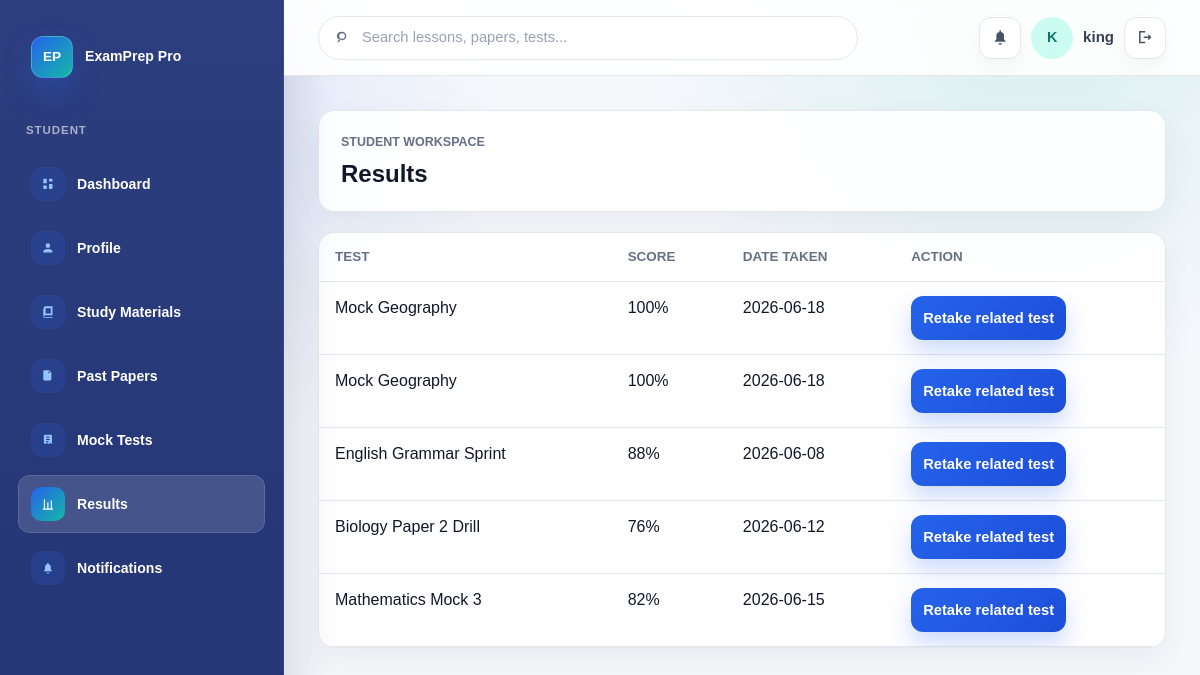
The page /student/results (signed in) on the database as committed earlier.
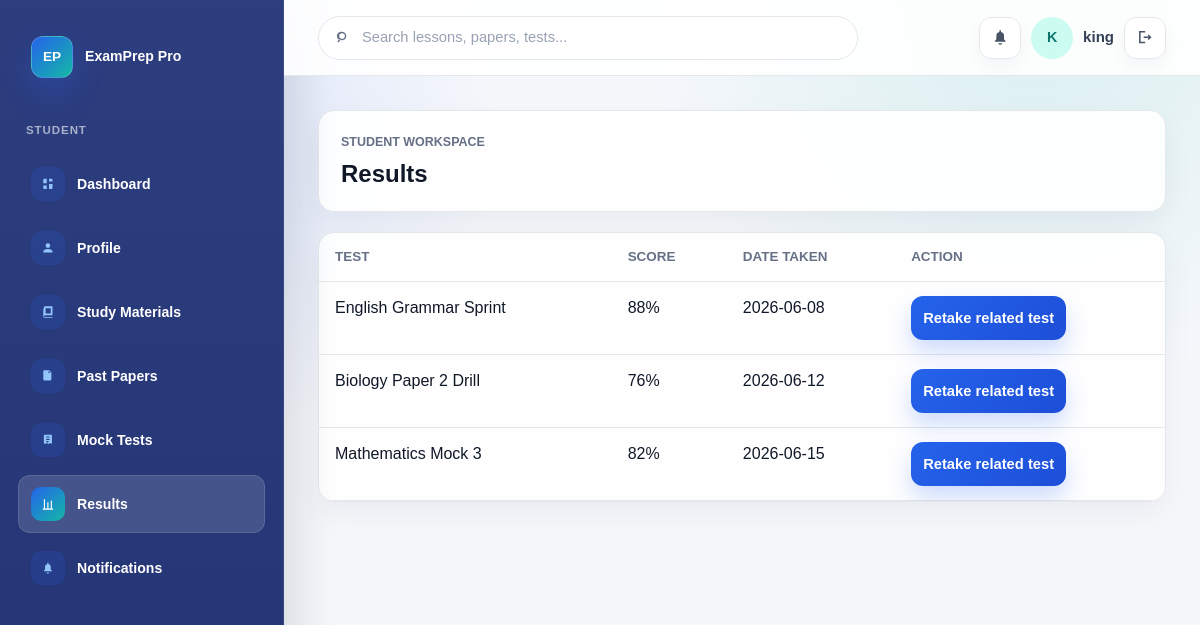
The same page on the database as committed later.
### tables this page shows
CREATE TABLE results (
            id INTEGER PRIMARY KEY AUTOINCREMENT,
            test TEXT NOT NULL,
            score TEXT DEFAULT '',
            date TEXT NOT NULL,
            time_spent TEXT DEFAULT '',
            remark TEXT DEFAULT ''
        , user_email TEXT DEFAULT '', subject TEXT DEFAULT '');

### app.py (the view)
@app.route("/student/results")
@login_required("student")
def student_results():
    return render_template("student/results.html", title="Results", results=RECENT_RESULTS)

### app.py (called while the page is built)
def get_db():
    if "db" not in g:
        g.db = sqlite3.connect(app.config["DATABASE"])
        g.db.row_factory = sqlite3.Row
        g.db.execute("PRAGMA foreign_keys = ON")
    return g.db

def db_all(sql, params=()):
    return get_db().execute(sql, params).fetchall()

def dashboard_for_role(role):
    return "admin_dashboard" if role == "admin" else "student_dashboard"

def login_required(role=None):
    def decorator(view):
        @wraps(view)
        def wrapped_view(*args, **kwargs):
            user_role = session.get("user_role")
            if not user_role:
                session["auth_next"] = next_path_for_request()
                return redirect(url_for("register", next=session["auth_next"]))
            if role and user_role != role:
                return redirect(url_for(dashboard_for_role(user_role)))
            return view(*args, **kwargs)
        return wrapped_view
    return decorator

@app.context_processor
def inject_navigation():
    current_user_name = session.get("user_name", "Student User")
    current_user_initials = "".join(part[:1] for part in current_user_name.split()[:2]).upper() or "SU"
    return {
        "public_nav": PUBLIC_NAV,
        "student_nav": STUDENT_NAV,
        "admin_nav": ADMIN_NAV,
        "current_user_role": session.get("user_role"),
        "current_user_name": current_user_name,
        "current_user_initials": current_user_initials,
        "current_dashboard_endpoint": dashboard_for_role(session.get("user_role", "student")),
    }

    def __getattr__(self, key):
        try:
            return self[key]
        except KeyError as exc:
            raise AttributeError(key) from exc

    def _record_from_row(self, row):
        return DbRecord(self, dict(row))

    def _rows(self):
        return db_all(f"SELECT * FROM {self.table} ORDER BY {self.order_by}")

    def __iter__(self):
        return (self._record_from_row(row) for row in self._rows())

### templates/student/results.html
{% extends "base.html" %}
{% from "macros.html" import student_shell with context %}
{% block content %}
{% call student_shell(title) %}
    <div class="table-card">
        <table>
            <thead><tr><th>Test</th><th>Score</th><th>Date Taken</th><th>Action</th></tr></thead>
            <tbody>
                {% for result in results %}
                    <tr>
                        <td>{{ result.test }}</td>
                        <td>{{ result.score }}</td>
                        <td>{{ result.date[:10] }}</td>
                        <td><a href="{{ url_for('student_mock_tests') }}" class="button button-small">Retake related test</a></td>
                    </tr>
                {% endfor %}
            </tbody>
        </table>
    </div>
{% endcall %}
{% endblock %}

### templates/base.html (shortened to what this page needs)
<!doctype html>
<html lang="en">
<head>
    <link rel="stylesheet" href="{{ url_for('static', filename='css/styles.css') }}">
</head>
<body class="{% if request.endpoint and (request.endpoint.startswith('student_') or request.endpoint.startswith('admin_')) %}app-page{% endif %}" data-endpoint="{{ request.endpoint }}">
    <main>
        {% block content %}{% endblock %}
    </main>
</body>
</html>

### templates/macros.html (shortened to what this page needs)
{% macro app_icon(name) %}
<svg class="icon" viewBox="0 0 24 24" aria-hidden="true" focusable="false">
    {% if name in ["student_dashboard", "admin_dashboard", "dashboard"] %}
        <path d="M4 5a2 2 0 0 1 2-2h4v8H4V5Zm10-2h4a2 2 0 0 1 2 2v3h-6V3ZM4 15h6v6H6a2 2 0 0 1-2-2v-4Zm10-3h6v7a2 2 0 0 1-2 2h-4v-9Z"/>
    {% elif name in ["student_profile", "admin_users", "users", "user"] %}
        <path d="M12 12a4 4 0 1 0-4-4 4 4 0 0 0 4 4Zm0 2c-4.42 0-8 2.02-8 4.5V20h16v-1.5c0-2.48-3.58-4.5-8-4.5Z"/>
    {% elif name in ["student_materials", "admin_materials", "book"] %}
        <path d="M5 4.5A2.5 2.5 0 0 1 7.5 2H20v16H8a3 3 0 0 0-3 3V4.5Zm3 1V15h9V5.5H8ZM4 6h1v15h15v1H6a2 2 0 0 1-2-2V6Z"/>
    {% elif name in ["student_past_papers", "admin_past_papers", "files"] %}
        <path d="M6 2h8l4 4v12a2 2 0 0 1-2 2H6a2 2 0 0 1-2-2V4a2 2 0 0 1 2-2Zm7 1.5V7h3.5L13 3.5ZM8 11h6v2H8v-2Zm0 4h8v2H8v-2Z"/>
    {% elif name in ["student_mock_tests", "admin_tests", "test"] %}
        <path d="M7 3h10a2 2 0 0 1 2 2v14l-3-1.5-3 1.5-3-1.5L7 19a2 2 0 0 1-2-2V5a2 2 0 0 1 2-2Zm2 5h6V6H9v2Zm0 4h6v-2H9v2Zm0 4h4v-2H9v2Z"/>
    {% elif name in ["student_results", "admin_reports", "reports"] %}
        <path d="M5 20V4h2v16H5Zm6 0V9h2v11h-2Zm6 0V6h2v14h-2ZM3 22h18v-2H3v2Z"/>
    {% elif name in ["student_notifications", "bell"] %}
        <path d="M12 22a2.7 2.7 0 0 0 2.6-2H9.4a2.7 2.7 0 0 0 2.6 2Zm7-5-2-2.2V10a5 5 0 0 0-4-4.9V3h-2v2.1A5 5 0 0 0 7 10v4.8L5 17v1h14v-1Z"/>
    {% elif name in ["admin_subjects", "layers"] %}
        <path d="m12 3 9 4.5-9 4.5-9-4.5L12 3Zm-7.4 8.2L12 15l7.4-3.8 1.6.8-9 4.5L3 12l1.6-.8Zm0 4L12 19l7.4-3.8 1.6.8-9 4.5L3 16l1.6-.8Z"/>
    {% elif name in ["admin_questions", "question"] %}
        <path d="M11 17h2v-2h-2v2Zm1-14a6 6 0 0 0-6 6h2a4 4 0 1 1 4 4v1.5h2V13a5.98 5.98 0 0 0-2-11Z"/>
    {% elif name == "search" %}
        <path d="M10 4a6 6 0 1 1-3.7 10.7l-3 3 1.4 1.4 3-3A6 6 0 0 1 10 4Zm0 2a4 4 0 1 0 0 8 4 4 0 0 0 0-8Z"/>
    {% elif name == "logout" %}
        <path d="M4 4h8v2H6v12h6v2H4V4Zm12.6 4.4L20.2 12l-3.6 3.6-1.4-1.4L16.8 13H10v-2h6.8l-1.6-1.2 1.4-1.4Z"/>
    {% elif name == "plus" %}
        <path d="M11 5h2v6h6v2h-6v6h-2v-6H5v-2h6V5Z"/>
    {% elif name == "arrow" %}
        <path d="M13.2 5.4 19.8 12l-6.6 6.6-1.4-1.4 4.2-4.2H4v-2h12l-4.2-4.2 1.4-1.4Z"/>
    {% else %}
        <path d="M12 2a10 10 0 1 0 10 10A10 10 0 0 0 12 2Zm1 15h-2v-6h2v6Zm0-8h-2V7h2v2Z"/>
    {% endif %}
</svg>
{% endmacro %}
{% macro student_shell(title) %}
<section class="app-shell app-shell-student">
    <aside class="side-nav" aria-label="Student navigation">
        <a class="app-brand" href="{{ url_for('student_dashboard') }}" aria-label="ExamPrep Pro student dashboard">
            <span class="app-brand-mark">EP</span>
            <span>ExamPrep Pro</span>
        </a>
        <p class="side-kicker">Student</p>
        {% for label, endpoint in student_nav %}
            <a href="{{ url_for(endpoint) }}" data-endpoint="{{ endpoint }}"><span class="nav-token" aria-hidden="true">{{ app_icon(endpoint) }}</span>{{ label }}</a>
        {% endfor %}
    </aside>
    <header class="app-topbar">
        <div class="app-search" role="search">
            {{ app_icon("search") }}
            <span>Search lessons, papers, tests...</span>
        </div>
        <div class="app-userbar" aria-label="User menu">
            <button class="icon-button" type="button" aria-label="Notifications">{{ app_icon("bell") }}</button>
            <span class="avatar" aria-hidden="true">{{ current_user_initials }}</span>
            <span class="user-name">{{ current_user_name }}</span>
            <a class="icon-button" href="{{ url_for('logout') }}" aria-label="Log out">{{ app_icon("logout") }}</a>
        </div>
    </header>
    <section class="app-content">
        {% if title != "Student Dashboard" %}
            <div class="section-heading app-section-heading">
                <p class="eyebrow">Student workspace</p>
                <h1>{{ title }}</h1>
            </div>
        {% endif %}
        {{ caller() }}
    </section>
</section>
{% endmacro %}

Rows that differ between the two databases and show on the page:
removed results: test "Mock Geography", score "100%", date "2026-06-18"
removed results: test "Mock Geography", score "100%", date "2026-06-18"
